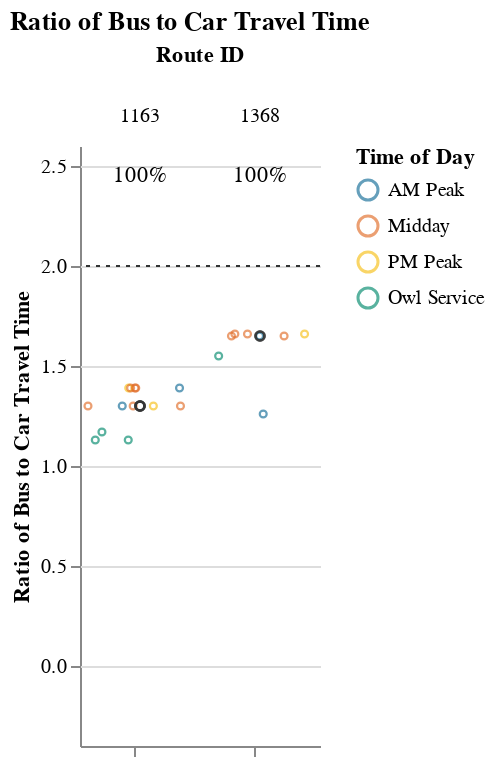
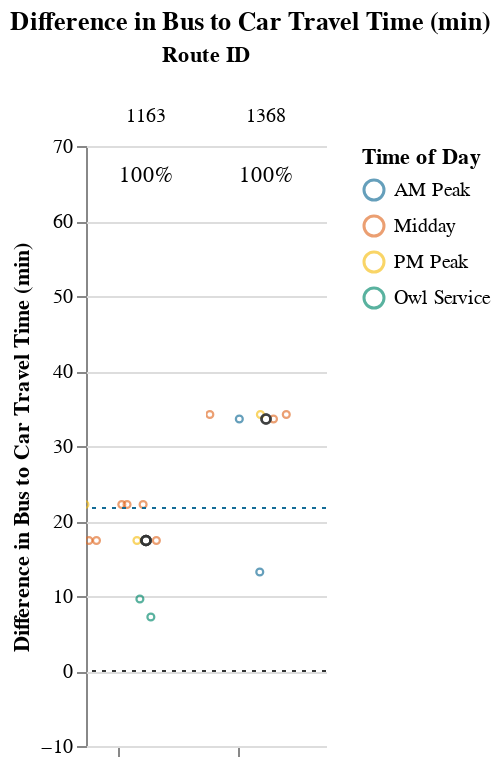

The notebook cell these images were saved under, in order:
### Markdown cell above
### Medium Routes (1-1.5 hrs)

### Code cell
route_group = "medium"
try:
    subset_routes, mult, diff  = setup_charts(df, PCT_COMPETITIVE_THRESHOLD, route_group)
    if len(subset_routes) > 0:
        display(
            Markdown(
                f"{CAPTIONS_DICT[route_group]}"
                "Within each route group, routes are sorted in descending order "
                "by % competitive trips and # trips below the additional time cut-off."
            )
        )

        display(mult)
        display(diff)
except:
    print("No routes meet this criteria.")

### Figure 1 — Vega-Lite specification as saved in the notebook (floating-point values rounded to 4 significant figures)
{"config": {"view": {"continuousWidth": 400, "continuousHeight": 300, "stroke": null}, "facet": {"spacing": 0}}, "data": {"name": "data-c781606b54b657be4a36895546bd8471"}, "facet": {"column": {"field": "route_id", "sort": ["1163", "1368"], "title": "Route ID", "type": "nominal"}}, "spec": {"layer": [{"mark": {"type": "point", "opacity": 0.65, "size": 12, "strokeWidth": 1.1}, "encoding": {"color": {"field": "time_of_day", "scale": {"range": ["#136C97", "#E16B26", "#F6BF16", "#00896B", "#7790A3", "#5B559C"]}, "sort": ["AM Peak", "Midday", "PM Peak", "Owl Service"], "title": "Time of Day", "type": "nominal"}, "tooltip": [{"field": "route_id", "type": "nominal"}, {"field": "trip_id", "type": "nominal"}, {"field": "service_hours", "type": "quantitative"}, {"field": "car_duration_hours", "type": "quantitative"}, {"field": "bus_multiplier", "type": "quantitative"}, {"field": "bus_difference", "type": "quantitative"}, {"field": "num_trips", "type": "quantitative"}, {"field": "num_competitive", "type": "quantitative"}, {"field": "pct_trips_competitive", "type": "quantitative"}, {"field": "p25", "type": "quantitative"}, {"field": "p50", "type": "quantitative"}, {"field": "p75", "type": "quantitative"}], "x": {"axis": {"grid": false, "labels": false, "ticks": true, "values": [0]}, "field": "jitter", "scale": {}, "title": null, "type": "quantitative"}, "y": {"field": "bus_multiplier", "scale": {"domain": [-0.25, 2.5]}, "title": "Ratio of Bus to Car Travel Time", "type": "quantitative"}}, "selection": {"selector003": {"type": "interval", "bind": "scales", "encodings": ["x", "y"]}}, "transform": [{"calculate": "sqrt(-2*log(random()))*cos(2*PI*random())", "as": "jitter"}], "width": 60}, {"layer": [{"mark": {"type": "point", "opacity": 0.6, "size": 20, "strokeWidth": 1.3}, "encoding": {"color": {"value": "#323434"}, "y": {"field": "bus_multiplier", "type": "quantitative"}}, "transform": [{"filter": "(datum.p50_trip === 1)"}]}, {"mark": {"type": "rule", "strokeDash": [2, 3]}, "encoding": {"color": {"value": "#323434"}, "y": {"field": "cutoff", "type": "quantitative"}}}, {"mark": {"type": "text", "align": "center", "baseline": "middle"}, "encoding": {"color": {"value": "black"}, "text": {"field": "pct_trips_competitive", "format": ".0%", "type": "quantitative"}, "tooltip": [{"field": "route_id", "type": "nominal"}, {"field": "trip_id", "type": "nominal"}, {"field": "service_hours", "type": "quantitative"}, {"field": "car_duration_hours", "type": "quantitative"}, {"field": "bus_multiplier", "type": "quantitative"}, {"field": "bus_difference", "type": "quantitative"}, {"field": "num_trips", "type": "quantitative"}, {"field": "num_competitive", "type": "quantitative"}, {"field": "pct_trips_competitive", "type": "quantitative"}, {"field": "p25", "type": "quantitative"}, {"field": "p50", "type": "quantitative"}, {"field": "p75", "type": "quantitative"}], "x": {"value": 30}, "y": {"value": 15}}, "transform": [{"calculate": "sqrt(-2*log(random()))*cos(2*PI*random())", "as": "jitter"}, {"filter": "(datum.fastest_trip === 1)"}]}]}]}, "resolve": {"scale": {"y": "shared"}}, "title": "Ratio of Bus to Car Travel Time", "$schema": "https://vega.github.io/schema/vega-lite/v4.17.0.json", "datasets": {"data-c781606b54b657be4a36895546bd8471": [{"calitp_itp_id": 146, "trip_key": 5211490308251541962, "trip_id": "t_2002771_b_33402_tn_0", "shape_id": "p_3036", "route_id": "1163", "service_hours": 1.08, "trip_first_departure_ts": 75600, "trip_last_arrival_ts": 79500, "departure_hour": 21, "time_of_day": "Owl Service", "p25": 1.25, "p50": 1.25, "p75": 1.33, "p50_trip": 0, "fastest_trip": 1, "car_duration_hours": 0.96, "competitive_route": 1, "bus_multiplier": 1.13, "bus_difference": 7.2, "num_trips": 13, "num_competitive": 13, "pct_trips_competitive": 1.0, "bus_difference_spread": 15.0, "route_group": "medium", "max_trip_hrs": 1.33, "max_trip_route_group": 1.45, "name": "Kern County", "caltrans_district": "06 - Fresno", "drmt_organization_name": null, "cutoff2": 21.75, "cutoff": 2}, {"calitp_itp_id": 146, "trip_key": 6782577905836505620, "trip_id": "t_2002770_b_33402_tn_0", "shape_id": "p_3036", "route_id": "1163", "service_hours": 1.08, "trip_first_departure_ts": 72000, "trip_last_arrival_ts": 75900, "departure_hour": 20, "time_of_day": "Owl Service", "p25": 1.25, "p50": 1.25, "p75": 1.33, "p50_trip": 0, "fastest_trip": 0, "car_duration_hours": 0.96, "competitive_route": 1, "bus_multiplier": 1.13, "bus_difference": 7.2, "num_trips": 13, "num_competitive": 13, "pct_trips_competitive": 1.0, "bus_difference_spread": 15.0, "route_group": "medium", "max_trip_hrs": 1.33, "max_trip_route_group": 1.45, "name": "Kern County", "caltrans_district": "06 - Fresno", "drmt_organization_name": null, "cutoff2": 21.75, "cutoff": 2}, {"calitp_itp_id": 146, "trip_key": -6591421217914379953, "trip_id": "t_559714_b_33402_tn_0", "shape_id": "p_3013", "route_id": "1163", "service_hours": 1.12, "trip_first_departure_ts": 21000, "trip_last_arrival_ts": 25020, "departure_hour": 5, "time_of_day": "Owl Service", "p25": 1.25, "p50": 1.25, "p75": 1.33, "p50_trip": 0, "fastest_trip": 0, "car_duration_hours": 0.96, "competitive_route": 1, "bus_multiplier": 1.17, "bus_difference": 9.6, "num_trips": 13, "num_competitive": 13, "pct_trips_competitive": 1.0, "bus_difference_spread": 15.0, "route_group": "medium", "max_trip_hrs": 1.33, "max_trip_route_group": 1.45, "name": "Kern County", "caltrans_district": "06 - Fresno", "drmt_organization_name": null, "cutoff2": 21.75, "cutoff": 2}, {"calitp_itp_id": 146, "trip_key": 4295720859202590599, "trip_id": "t_2002779_b_33402_tn_0", "shape_id": "p_3034", "route_id": "1163", "service_hours": 1.25, "trip_first_departure_ts": 39600, "trip_last_arrival_ts": 44100, "departure_hour": 11, "time_of_day": "Midday", "p25": 1.25, "p50": 1.25, "p75": 1.33, "p50_trip": 1, "fastest_trip": 0, "car_duration_hours": 0.96, "competitive_route": 1, "bus_multiplier": 1.3, "bus_difference": 17.4, "num_trips": 13, "num_competitive": 13, "pct_trips_competitive": 1.0, "bus_difference_spread": 15.0, "route_group": "medium", "max_trip_hrs": 1.33, "max_trip_route_group": 1.45, "name": "Kern County", "caltrans_district": "06 - Fresno", "drmt_organization_name": null, "cutoff2": 21.75, "cutoff": 2}, {"calitp_itp_id": 146, "trip_key": 1567663730242643159, "trip_id": "t_2002778_b_33402_tn_0", "shape_id": "p_3034", "route_id": "1163", "service_hours": 1.25, "trip_first_departure_ts": 26400, "trip_last_arrival_ts": 30900, "departure_hour": 7, "time_of_day": "AM Peak", "p25": 1.25, "p50": 1.25, "p75": 1.33, "p50_trip": 1, "fastest_trip": 0, "car_duration_hours": 0.96, "competitive_route": 1, "bus_multiplier": 1.3, "bus_difference": 17.4, "num_trips": 13, "num_competitive": 13, "pct_trips_competitive": 1.0, "bus_difference_spread": 15.0, "route_group": "medium", "max_trip_hrs": 1.33, "max_trip_route_group": 1.45, "name": "Kern County", "caltrans_district": "06 - Fresno", "drmt_organization_name": null, "cutoff2": 21.75, "cutoff": 2}, {"calitp_itp_id": 146, "trip_key": 8162709824957433861, "trip_id": "t_2002776_b_33402_tn_0", "shape_id": "p_3034", "route_id": "1163", "service_hours": 1.25, "trip_first_departure_ts": 60300, "trip_last_arrival_ts": 64800, "departure_hour": 16, "time_of_day": "Midday", "p25": 1.25, "p50": 1.25, "p75": 1.33, "p50_trip": 1, "fastest_trip": 0, "car_duration_hours": 0.96, "competitive_route": 1, "bus_multiplier": 1.3, "bus_difference": 17.4, "num_trips": 13, "num_competitive": 13, "pct_trips_competitive": 1.0, "bus_difference_spread": 15.0, "route_group": "medium", "max_trip_hrs": 1.33, "max_trip_route_group": 1.45, "name": "Kern County", "caltrans_district": "06 - Fresno", "drmt_organization_name": null, "cutoff2": 21.75, "cutoff": 2}, {"calitp_itp_id": 146, "trip_key": 6060769906077123396, "trip_id": "t_2002772_b_33402_tn_0", "shape_id": "p_3034", "route_id": "1163", "service_hours": 1.25, "trip_first_departure_ts": 53700, "trip_last_arrival_ts": 58200, "departure_hour": 14, "time_of_day": "Midday", "p25": 1.25, "p50": 1.25, "p75": 1.33, "p50_trip": 1, "fastest_trip": 0, "car_duration_hours": 0.96, "competitive_route": 1, "bus_multiplier": 1.3, "bus_difference": 17.4, "num_trips": 13, "num_competitive": 13, "pct_trips_competitive": 1.0, "bus_difference_spread": 15.0, "route_group": "medium", "max_trip_hrs": 1.33, "max_trip_route_group": 1.45, "name": "Kern County", "caltrans_district": "06 - Fresno", "drmt_organization_name": null, "cutoff2": 21.75, "cutoff": 2}, {"calitp_itp_id": 146, "trip_key": 3260627009146915986, "trip_id": "t_2002787_b_33402_tn_0", "shape_id": "p_3034", "route_id": "1163", "service_hours": 1.25, "trip_first_departure_ts": 65700, "trip_last_arrival_ts": 70200, "departure_hour": 18, "time_of_day": "PM Peak", "p25": 1.25, "p50": 1.25, "p75": 1.33, "p50_trip": 1, "fastest_trip": 0, "car_duration_hours": 0.96, "competitive_route": 1, "bus_multiplier": 1.3, "bus_difference": 17.4, "num_trips": 13, "num_competitive": 13, "pct_trips_competitive": 1.0, "bus_difference_spread": 15.0, "route_group": "medium", "max_trip_hrs": 1.33, "max_trip_route_group": 1.45, "name": "Kern County", "caltrans_district": "06 - Fresno", "drmt_organization_name": null, "cutoff2": 21.75, "cutoff": 2}, {"calitp_itp_id": 146, "trip_key": 5015425223725740371, "trip_id": "t_2002775_b_33402_tn_0", "shape_id": "p_3013", "route_id": "1163", "service_hours": 1.33, "trip_first_departure_ts": 54000, "trip_last_arrival_ts": 58800, "departure_hour": 15, "time_of_day": "Midday", "p25": 1.25, "p50": 1.25, "p75": 1.33, "p50_trip": 0, "fastest_trip": 0, "car_duration_hours": 0.96, "competitive_route": 1, "bus_multiplier": 1.39, "bus_difference": 22.2, "num_trips": 13, "num_competitive": 13, "pct_trips_competitive": 1.0, "bus_difference_spread": 15.0, "route_group": "medium", "max_trip_hrs": 1.33, "max_trip_route_group": 1.45, "name": "Kern County", "caltrans_district": "06 - Fresno", "drmt_organization_name": null, "cutoff2": 21.75, "cutoff": 2}, {"calitp_itp_id": 146, "trip_key": -7388566199753428065, "trip_id": "t_2002807_b_33402_tn_0", "shape_id": "p_3013", "route_id": "1163", "service_hours": 1.33, "trip_first_departure_ts": 34200, "trip_last_arrival_ts": 39000, "departure_hour": 9, "time_of_day": "AM Peak", "p25": 1.25, "p50": 1.25, "p75": 1.33, "p50_trip": 0, "fastest_trip": 0, "car_duration_hours": 0.96, "competitive_route": 1, "bus_multiplier": 1.39, "bus_difference": 22.2, "num_trips": 13, "num_competitive": 13, "pct_trips_competitive": 1.0, "bus_difference_spread": 15.0, "route_group": "medium", "max_trip_hrs": 1.33, "max_trip_route_group": 1.45, "name": "Kern County", "caltrans_district": "06 - Fresno", "drmt_organization_name": null, "cutoff2": 21.75, "cutoff": 2}, {"calitp_itp_id": 146, "trip_key": 1987559820588106096, "trip_id": "t_2002777_b_33402_tn_0", "shape_id": "p_3013", "route_id": "1163", "service_hours": 1.33, "trip_first_departure_ts": 66600, "trip_last_arrival_ts": 71400, "departure_hour": 18, "time_of_day": "PM Peak", "p25": 1.25, "p50": 1.25, "p75": 1.33, "p50_trip": 0, "fastest_trip": 0, "car_duration_hours": 0.96, "competitive_route": 1, "bus_multiplier": 1.39, "bus_difference": 22.2, "num_trips": 13, "num_competitive": 13, "pct_trips_competitive": 1.0, "bus_difference_spread": 15.0, "route_group": "medium", "max_trip_hrs": 1.33, "max_trip_route_group": 1.45, "name": "Kern County", "caltrans_district": "06 - Fresno", "drmt_organization_name": null, "cutoff2": 21.75, "cutoff": 2}, {"calitp_itp_id": 146, "trip_key": -1052382042662736337, "trip_id": "t_559741_b_33402_tn_0", "shape_id": "p_3013", "route_id": "1163", "service_hours": 1.33, "trip_first_departure_ts": 59400, "trip_last_arrival_ts": 64200, "departure_hour": 16, "time_of_day": "Midday", "p25": 1.25, "p50": 1.25, "p75": 1.33, "p50_trip": 0, "fastest_trip": 0, "car_duration_hours": 0.96, "competitive_route": 1, "bus_multiplier": 1.39, "bus_difference": 22.2, "num_trips": 13, "num_competitive": 13, "pct_trips_competitive": 1.0, "bus_difference_spread": 15.0, "route_group": "medium", "max_trip_hrs": 1.33, "max_trip_route_group": 1.45, "name": "Kern County", "caltrans_district": "06 - Fresno", "drmt_organization_name": null, "cutoff2": 21.75, "cutoff": 2}, {"calitp_itp_id": 146, "trip_key": 1418610618519928346, "trip_id": "t_559598_b_33402_tn_0", "shape_id": "p_3013", "route_id": "1163", "service_hours": 1.33, "trip_first_departure_ts": 46800, "trip_last_arrival_ts": 51600, "departure_hour": 13, "time_of_day": "Midday", "p25": 1.25, "p50": 1.25, "p75": 1.33, "p50_trip": 0, "fastest_trip": 0, "car_duration_hours": 0.96, "competitive_route": 1, "bus_multiplier": 1.39, "bus_difference": 22.2, "num_trips": 13, "num_competitive": 13, "pct_trips_competitive": 1.0, "bus_difference_spread": 15.0, "route_group": "medium", "max_trip_hrs": 1.33, "max_trip_route_group": 1.45, "name": "Kern County", "caltrans_district": "06 - Fresno", "drmt_organization_name": null, "cutoff2": 21.75, "cutoff": 2}, {"calitp_itp_id": 146, "trip_key": 6856244579133650254, "trip_id": "t_1000771_b_33402_tn_0", "shape_id": "p_3017", "route_id": "1368", "service_hours": 1.08, "trip_first_departure_ts": 27600, "trip_last_arrival_ts": 31500, "departure_hour": 7, "time_of_day": "AM Peak", "p25": 1.397, "p50": 1.42, "p75": 1.43, "p50_trip": 0, "fastest_trip": 1, "car_duration_hours": 0.86, "competitive_route": 1, "bus_multiplier": 1.26, "bus_difference": 13.2, "num_trips": 8, "num_competitive": 8, "pct_trips_competitive": 1.0, "bus_difference_spread": 21.0, "route_group": "medium", "max_trip_hrs": 1.43, "max_trip_route_group": 1.45, "name": "Kern County", "caltrans_district": "06 - Fresno", "drmt_organization_name": null, "cutoff2": 21.75, "cutoff": 2}, {"calitp_itp_id": 146, "trip_key": -534718886449455652, "trip_id": "t_1000772_b_33402_tn_0", "shape_id": "p_899217", "route_id": "1368", "service_hours": 1.33, "trip_first_departure_ts": 21600, "trip_last_arrival_ts": 26400, "departure_hour": 6, "time_of_day": "Owl Service", "p25": 1.397, "p50": 1.42, "p75": 1.43, "p50_trip": 0, "fastest_trip": 0, "car_duration_hours": 0.86, "competitive_route": 1, "bus_multiplier": 1.55, "bus_difference": 28.2, "num_trips": 8, "num_competitive": 8, "pct_trips_competitive": 1.0, "bus_difference_spread": 21.0, "route_group": "medium", "max_trip_hrs": 1.43, "max_trip_route_group": 1.45, "name": "Kern County", "caltrans_district": "06 - Fresno", "drmt_organization_name": null, "cutoff2": 21.75, "cutoff": 2}, {"calitp_itp_id": 146, "trip_key": 1139510109855465168, "trip_id": "t_1000770_b_33402_tn_0", "shape_id": "p_3079", "route_id": "1368", "service_hours": 1.42, "trip_first_departure_ts": 35100, "trip_last_arrival_ts": 40200, "departure_hour": 9, "time_of_day": "AM Peak", "p25": 1.397, "p50": 1.42, "p75": 1.43, "p50_trip": 1, "fastest_trip": 0, "car_duration_hours": 0.86, "competitive_route": 1, "bus_multiplier": 1.65, "bus_difference": 33.6, "num_trips": 8, "num_competitive": 8, "pct_trips_competitive": 1.0, "bus_difference_spread": 21.0, "route_group": "medium", "max_trip_hrs": 1.43, "max_trip_route_group": 1.45, "name": "Kern County", "caltrans_district": "06 - Fresno", "drmt_organization_name": null, "cutoff2": 21.75, "cutoff": 2}, {"calitp_itp_id": 146, "trip_key": 2119666496098928337, "trip_id": "t_1000773_b_33402_tn_0", "shape_id": "p_3079", "route_id": "1368", "service_hours": 1.42, "trip_first_departure_ts": 42300, "trip_last_arrival_ts": 47400, "departure_hour": 11, "time_of_day": "Midday", "p25": 1.397, "p50": 1.42, "p75": 1.43, "p50_trip": 1, "fastest_trip": 0, "car_duration_hours": 0.86, "competitive_route": 1, "bus_multiplier": 1.65, "bus_difference": 33.6, "num_trips": 8, "num_competitive": 8, "pct_trips_competitive": 1.0, "bus_difference_spread": 21.0, "route_group": "medium", "max_trip_hrs": 1.43, "max_trip_route_group": 1.45, "name": "Kern County", "caltrans_district": "06 - Fresno", "drmt_organization_name": null, "cutoff2": 21.75, "cutoff": 2}, {"calitp_itp_id": 146, "trip_key": 5438637202440934147, "trip_id": "t_1000767_b_33402_tn_0", "shape_id": "p_3079", "route_id": "1368", "service_hours": 1.42, "trip_first_departure_ts": 57900, "trip_last_arrival_ts": 63000, "departure_hour": 16, "time_of_day": "Midday", "p25": 1.397, "p50": 1.42, "p75": 1.43, "p50_trip": 1, "fastest_trip": 0, "car_duration_hours": 0.86, "competitive_route": 1, "bus_multiplier": 1.65, "bus_difference": 33.6, "num_trips": 8, "num_competitive": 8, "pct_trips_competitive": 1.0, "bus_difference_spread": 21.0, "route_group": "medium", "max_trip_hrs": 1.43, "max_trip_route_group": 1.45, "name": "Kern County", "caltrans_district": "06 - Fresno", "drmt_organization_name": null, "cutoff2": 21.75, "cutoff": 2}, {"calitp_itp_id": 146, "trip_key": -6187649095625325395, "trip_id": "t_1000769_b_33402_tn_0", "shape_id": "p_3019", "route_id": "1368", "service_hours": 1.43, "trip_first_departure_ts": 48600, "trip_last_arrival_ts": 53760, "departure_hour": 13, "time_of_day": "Midday", "p25": 1.397, "p50": 1.42, "p75": 1.43, "p50_trip": 0, "fastest_trip": 0, "car_duration_hours": 0.86, "competitive_route": 1, "bus_multiplier": 1.66, "bus_difference": 34.2, "num_trips": 8, "num_competitive": 8, "pct_trips_competitive": 1.0, "bus_difference_spread": 21.0, "route_group": "medium", "max_trip_hrs": 1.43, "max_trip_route_group": 1.45, "name": "Kern County", "caltrans_district": "06 - Fresno", "drmt_organization_name": null, "cutoff2": 21.75, "cutoff": 2}, {"calitp_itp_id": 146, "trip_key": 2078968315892729280, "trip_id": "t_1000768_b_33402_tn_0", "shape_id": "p_3019", "route_id": "1368", "service_hours": 1.43, "trip_first_departure_ts": 42360, "trip_last_arrival_ts": 47520, "departure_hour": 11, "time_of_day": "Midday", "p25": 1.397, "p50": 1.42, "p75": 1.43, "p50_trip": 0, "fastest_trip": 0, "car_duration_hours": 0.86, "competitive_route": 1, "bus_multiplier": 1.66, "bus_difference": 34.2, "num_trips": 8, "num_competitive": 8, "pct_trips_competitive": 1.0, "bus_difference_spread": 21.0, "route_group": "medium", "max_trip_hrs": 1.43, "max_trip_route_group": 1.45, "name": "Kern County", "caltrans_district": "06 - Fresno", "drmt_organization_name": null, "cutoff2": 21.75, "cutoff": 2}, {"calitp_itp_id": 146, "trip_key": 8634311857308263290, "trip_id": "t_1000774_b_33402_tn_0", "shape_id": "p_3019", "route_id": "1368", "service_hours": 1.43, "trip_first_departure_ts": 64320, "trip_last_arrival_ts": 69480, "departure_hour": 17, "time_of_day": "PM Peak", "p25": 1.397, "p50": 1.42, "p75": 1.43, "p50_trip": 0, "fastest_trip": 0, "car_duration_hours": 0.86, "competitive_route": 1, "bus_multiplier": 1.66, "bus_difference": 34.2, "num_trips": 8, "num_competitive": 8, "pct_trips_competitive": 1.0, "bus_difference_spread": 21.0, "route_group": "medium", "max_trip_hrs": 1.43, "max_trip_route_group": 1.45, "name": "Kern County", "caltrans_district": "06 - Fresno", "drmt_organization_name": null, "cutoff2": 21.75, "cutoff": 2}]}}

### Figure 2 — Vega-Lite specification as saved in the notebook (floating-point values rounded to 4 significant figures)
{"config": {"view": {"continuousWidth": 400, "continuousHeight": 300, "stroke": null}, "facet": {"spacing": 0}}, "data": {"name": "data-fb2408bf8479a31a89eb019563105634"}, "facet": {"column": {"field": "route_id", "sort": ["1163", "1368"], "title": "Route ID", "type": "nominal"}}, "spec": {"layer": [{"mark": {"type": "point", "opacity": 0.65, "size": 12, "strokeWidth": 1.1}, "encoding": {"color": {"field": "time_of_day", "scale": {"range": ["#136C97", "#E16B26", "#F6BF16", "#00896B", "#7790A3", "#5B559C"]}, "sort": ["AM Peak", "Midday", "PM Peak", "Owl Service"], "title": "Time of Day", "type": "nominal"}, "tooltip": [{"field": "route_id", "type": "nominal"}, {"field": "trip_id", "type": "nominal"}, {"field": "service_hours", "type": "quantitative"}, {"field": "car_duration_hours", "type": "quantitative"}, {"field": "bus_multiplier", "type": "quantitative"}, {"field": "bus_difference", "type": "quantitative"}, {"field": "num_trips", "type": "quantitative"}, {"field": "num_competitive", "type": "quantitative"}, {"field": "pct_trips_competitive", "type": "quantitative"}, {"field": "p25", "type": "quantitative"}, {"field": "p50", "type": "quantitative"}, {"field": "p75", "type": "quantitative"}], "x": {"axis": {"grid": false, "labels": false, "ticks": true, "values": [0]}, "field": "jitter", "scale": {}, "title": null, "type": "quantitative"}, "y": {"field": "bus_difference", "scale": {"domain": [-5, 69.6]}, "title": "Difference in Bus to Car Travel Time (min)", "type": "quantitative"}}, "selection": {"selector004": {"type": "interval", "bind": "scales", "encodings": ["x", "y"]}}, "transform": [{"calculate": "sqrt(-2*log(random()))*cos(2*PI*random())", "as": "jitter"}], "width": 60}, {"layer": [{"mark": {"type": "point", "opacity": 0.6, "size": 20, "strokeWidth": 1.3}, "encoding": {"color": {"value": "#323434"}, "y": {"field": "bus_difference", "type": "quantitative"}}, "transform": [{"filter": "(datum.p50_trip === 1)"}]}, {"mark": {"type": "rule", "strokeDash": [2, 3]}, "encoding": {"color": {"value": "#323434"}, "y": {"field": "cutoff", "type": "quantitative"}}}, {"mark": {"type": "rule", "strokeDash": [2, 3]}, "encoding": {"color": {"value": "#136C97"}, "y": {"field": "cutoff2", "type": "quantitative"}}}, {"mark": {"type": "text", "align": "center", "baseline": "middle"}, "encoding": {"color": {"value": "black"}, "text": {"field": "pct_trips_competitive", "format": ".0%", "type": "quantitative"}, "tooltip": [{"field": "route_id", "type": "nominal"}, {"field": "trip_id", "type": "nominal"}, {"field": "service_hours", "type": "quantitative"}, {"field": "car_duration_hours", "type": "quantitative"}, {"field": "bus_multiplier", "type": "quantitative"}, {"field": "bus_difference", "type": "quantitative"}, {"field": "num_trips", "type": "quantitative"}, {"field": "num_competitive", "type": "quantitative"}, {"field": "pct_trips_competitive", "type": "quantitative"}, {"field": "p25", "type": "quantitative"}, {"field": "p50", "type": "quantitative"}, {"field": "p75", "type": "quantitative"}], "x": {"value": 30}, "y": {"value": 15}}, "transform": [{"calculate": "sqrt(-2*log(random()))*cos(2*PI*random())", "as": "jitter"}, {"filter": "(datum.fastest_trip === 1)"}]}]}]}, "resolve": {"scale": {"y": "shared"}}, "title": "Difference in Bus to Car Travel Time (min)", "$schema": "https://vega.github.io/schema/vega-lite/v4.17.0.json", "datasets": {"data-fb2408bf8479a31a89eb019563105634": [{"calitp_itp_id": 146, "trip_key": 5211490308251541962, "trip_id": "t_2002771_b_33402_tn_0", "shape_id": "p_3036", "route_id": "1163", "service_hours": 1.08, "trip_first_departure_ts": 75600, "trip_last_arrival_ts": 79500, "departure_hour": 21, "time_of_day": "Owl Service", "p25": 1.25, "p50": 1.25, "p75": 1.33, "p50_trip": 0, "fastest_trip": 1, "car_duration_hours": 0.96, "competitive_route": 1, "bus_multiplier": 1.13, "bus_difference": 7.2, "num_trips": 13, "num_competitive": 13, "pct_trips_competitive": 1.0, "bus_difference_spread": 15.0, "route_group": "medium", "max_trip_hrs": 1.33, "max_trip_route_group": 1.45, "name": "Kern County", "caltrans_district": "06 - Fresno", "drmt_organization_name": null, "cutoff2": 21.75, "cutoff": 0}, {"calitp_itp_id": 146, "trip_key": 6782577905836505620, "trip_id": "t_2002770_b_33402_tn_0", "shape_id": "p_3036", "route_id": "1163", "service_hours": 1.08, "trip_first_departure_ts": 72000, "trip_last_arrival_ts": 75900, "departure_hour": 20, "time_of_day": "Owl Service", "p25": 1.25, "p50": 1.25, "p75": 1.33, "p50_trip": 0, "fastest_trip": 0, "car_duration_hours": 0.96, "competitive_route": 1, "bus_multiplier": 1.13, "bus_difference": 7.2, "num_trips": 13, "num_competitive": 13, "pct_trips_competitive": 1.0, "bus_difference_spread": 15.0, "route_group": "medium", "max_trip_hrs": 1.33, "max_trip_route_group": 1.45, "name": "Kern County", "caltrans_district": "06 - Fresno", "drmt_organization_name": null, "cutoff2": 21.75, "cutoff": 0}, {"calitp_itp_id": 146, "trip_key": -6591421217914379953, "trip_id": "t_559714_b_33402_tn_0", "shape_id": "p_3013", "route_id": "1163", "service_hours": 1.12, "trip_first_departure_ts": 21000, "trip_last_arrival_ts": 25020, "departure_hour": 5, "time_of_day": "Owl Service", "p25": 1.25, "p50": 1.25, "p75": 1.33, "p50_trip": 0, "fastest_trip": 0, "car_duration_hours": 0.96, "competitive_route": 1, "bus_multiplier": 1.17, "bus_difference": 9.6, "num_trips": 13, "num_competitive": 13, "pct_trips_competitive": 1.0, "bus_difference_spread": 15.0, "route_group": "medium", "max_trip_hrs": 1.33, "max_trip_route_group": 1.45, "name": "Kern County", "caltrans_district": "06 - Fresno", "drmt_organization_name": null, "cutoff2": 21.75, "cutoff": 0}, {"calitp_itp_id": 146, "trip_key": 4295720859202590599, "trip_id": "t_2002779_b_33402_tn_0", "shape_id": "p_3034", "route_id": "1163", "service_hours": 1.25, "trip_first_departure_ts": 39600, "trip_last_arrival_ts": 44100, "departure_hour": 11, "time_of_day": "Midday", "p25": 1.25, "p50": 1.25, "p75": 1.33, "p50_trip": 1, "fastest_trip": 0, "car_duration_hours": 0.96, "competitive_route": 1, "bus_multiplier": 1.3, "bus_difference": 17.4, "num_trips": 13, "num_competitive": 13, "pct_trips_competitive": 1.0, "bus_difference_spread": 15.0, "route_group": "medium", "max_trip_hrs": 1.33, "max_trip_route_group": 1.45, "name": "Kern County", "caltrans_district": "06 - Fresno", "drmt_organization_name": null, "cutoff2": 21.75, "cutoff": 0}, {"calitp_itp_id": 146, "trip_key": 1567663730242643159, "trip_id": "t_2002778_b_33402_tn_0", "shape_id": "p_3034", "route_id": "1163", "service_hours": 1.25, "trip_first_departure_ts": 26400, "trip_last_arrival_ts": 30900, "departure_hour": 7, "time_of_day": "AM Peak", "p25": 1.25, "p50": 1.25, "p75": 1.33, "p50_trip": 1, "fastest_trip": 0, "car_duration_hours": 0.96, "competitive_route": 1, "bus_multiplier": 1.3, "bus_difference": 17.4, "num_trips": 13, "num_competitive": 13, "pct_trips_competitive": 1.0, "bus_difference_spread": 15.0, "route_group": "medium", "max_trip_hrs": 1.33, "max_trip_route_group": 1.45, "name": "Kern County", "caltrans_district": "06 - Fresno", "drmt_organization_name": null, "cutoff2": 21.75, "cutoff": 0}, {"calitp_itp_id": 146, "trip_key": 8162709824957433861, "trip_id": "t_2002776_b_33402_tn_0", "shape_id": "p_3034", "route_id": "1163", "service_hours": 1.25, "trip_first_departure_ts": 60300, "trip_last_arrival_ts": 64800, "departure_hour": 16, "time_of_day": "Midday", "p25": 1.25, "p50": 1.25, "p75": 1.33, "p50_trip": 1, "fastest_trip": 0, "car_duration_hours": 0.96, "competitive_route": 1, "bus_multiplier": 1.3, "bus_difference": 17.4, "num_trips": 13, "num_competitive": 13, "pct_trips_competitive": 1.0, "bus_difference_spread": 15.0, "route_group": "medium", "max_trip_hrs": 1.33, "max_trip_route_group": 1.45, "name": "Kern County", "caltrans_district": "06 - Fresno", "drmt_organization_name": null, "cutoff2": 21.75, "cutoff": 0}, {"calitp_itp_id": 146, "trip_key": 6060769906077123396, "trip_id": "t_2002772_b_33402_tn_0", "shape_id": "p_3034", "route_id": "1163", "service_hours": 1.25, "trip_first_departure_ts": 53700, "trip_last_arrival_ts": 58200, "departure_hour": 14, "time_of_day": "Midday", "p25": 1.25, "p50": 1.25, "p75": 1.33, "p50_trip": 1, "fastest_trip": 0, "car_duration_hours": 0.96, "competitive_route": 1, "bus_multiplier": 1.3, "bus_difference": 17.4, "num_trips": 13, "num_competitive": 13, "pct_trips_competitive": 1.0, "bus_difference_spread": 15.0, "route_group": "medium", "max_trip_hrs": 1.33, "max_trip_route_group": 1.45, "name": "Kern County", "caltrans_district": "06 - Fresno", "drmt_organization_name": null, "cutoff2": 21.75, "cutoff": 0}, {"calitp_itp_id": 146, "trip_key": 3260627009146915986, "trip_id": "t_2002787_b_33402_tn_0", "shape_id": "p_3034", "route_id": "1163", "service_hours": 1.25, "trip_first_departure_ts": 65700, "trip_last_arrival_ts": 70200, "departure_hour": 18, "time_of_day": "PM Peak", "p25": 1.25, "p50": 1.25, "p75": 1.33, "p50_trip": 1, "fastest_trip": 0, "car_duration_hours": 0.96, "competitive_route": 1, "bus_multiplier": 1.3, "bus_difference": 17.4, "num_trips": 13, "num_competitive": 13, "pct_trips_competitive": 1.0, "bus_difference_spread": 15.0, "route_group": "medium", "max_trip_hrs": 1.33, "max_trip_route_group": 1.45, "name": "Kern County", "caltrans_district": "06 - Fresno", "drmt_organization_name": null, "cutoff2": 21.75, "cutoff": 0}, {"calitp_itp_id": 146, "trip_key": 5015425223725740371, "trip_id": "t_2002775_b_33402_tn_0", "shape_id": "p_3013", "route_id": "1163", "service_hours": 1.33, "trip_first_departure_ts": 54000, "trip_last_arrival_ts": 58800, "departure_hour": 15, "time_of_day": "Midday", "p25": 1.25, "p50": 1.25, "p75": 1.33, "p50_trip": 0, "fastest_trip": 0, "car_duration_hours": 0.96, "competitive_route": 1, "bus_multiplier": 1.39, "bus_difference": 22.2, "num_trips": 13, "num_competitive": 13, "pct_trips_competitive": 1.0, "bus_difference_spread": 15.0, "route_group": "medium", "max_trip_hrs": 1.33, "max_trip_route_group": 1.45, "name": "Kern County", "caltrans_district": "06 - Fresno", "drmt_organization_name": null, "cutoff2": 21.75, "cutoff": 0}, {"calitp_itp_id": 146, "trip_key": -7388566199753428065, "trip_id": "t_2002807_b_33402_tn_0", "shape_id": "p_3013", "route_id": "1163", "service_hours": 1.33, "trip_first_departure_ts": 34200, "trip_last_arrival_ts": 39000, "departure_hour": 9, "time_of_day": "AM Peak", "p25": 1.25, "p50": 1.25, "p75": 1.33, "p50_trip": 0, "fastest_trip": 0, "car_duration_hours": 0.96, "competitive_route": 1, "bus_multiplier": 1.39, "bus_difference": 22.2, "num_trips": 13, "num_competitive": 13, "pct_trips_competitive": 1.0, "bus_difference_spread": 15.0, "route_group": "medium", "max_trip_hrs": 1.33, "max_trip_route_group": 1.45, "name": "Kern County", "caltrans_district": "06 - Fresno", "drmt_organization_name": null, "cutoff2": 21.75, "cutoff": 0}, {"calitp_itp_id": 146, "trip_key": 1987559820588106096, "trip_id": "t_2002777_b_33402_tn_0", "shape_id": "p_3013", "route_id": "1163", "service_hours": 1.33, "trip_first_departure_ts": 66600, "trip_last_arrival_ts": 71400, "departure_hour": 18, "time_of_day": "PM Peak", "p25": 1.25, "p50": 1.25, "p75": 1.33, "p50_trip": 0, "fastest_trip": 0, "car_duration_hours": 0.96, "competitive_route": 1, "bus_multiplier": 1.39, "bus_difference": 22.2, "num_trips": 13, "num_competitive": 13, "pct_trips_competitive": 1.0, "bus_difference_spread": 15.0, "route_group": "medium", "max_trip_hrs": 1.33, "max_trip_route_group": 1.45, "name": "Kern County", "caltrans_district": "06 - Fresno", "drmt_organization_name": null, "cutoff2": 21.75, "cutoff": 0}, {"calitp_itp_id": 146, "trip_key": -1052382042662736337, "trip_id": "t_559741_b_33402_tn_0", "shape_id": "p_3013", "route_id": "1163", "service_hours": 1.33, "trip_first_departure_ts": 59400, "trip_last_arrival_ts": 64200, "departure_hour": 16, "time_of_day": "Midday", "p25": 1.25, "p50": 1.25, "p75": 1.33, "p50_trip": 0, "fastest_trip": 0, "car_duration_hours": 0.96, "competitive_route": 1, "bus_multiplier": 1.39, "bus_difference": 22.2, "num_trips": 13, "num_competitive": 13, "pct_trips_competitive": 1.0, "bus_difference_spread": 15.0, "route_group": "medium", "max_trip_hrs": 1.33, "max_trip_route_group": 1.45, "name": "Kern County", "caltrans_district": "06 - Fresno", "drmt_organization_name": null, "cutoff2": 21.75, "cutoff": 0}, {"calitp_itp_id": 146, "trip_key": 1418610618519928346, "trip_id": "t_559598_b_33402_tn_0", "shape_id": "p_3013", "route_id": "1163", "service_hours": 1.33, "trip_first_departure_ts": 46800, "trip_last_arrival_ts": 51600, "departure_hour": 13, "time_of_day": "Midday", "p25": 1.25, "p50": 1.25, "p75": 1.33, "p50_trip": 0, "fastest_trip": 0, "car_duration_hours": 0.96, "competitive_route": 1, "bus_multiplier": 1.39, "bus_difference": 22.2, "num_trips": 13, "num_competitive": 13, "pct_trips_competitive": 1.0, "bus_difference_spread": 15.0, "route_group": "medium", "max_trip_hrs": 1.33, "max_trip_route_group": 1.45, "name": "Kern County", "caltrans_district": "06 - Fresno", "drmt_organization_name": null, "cutoff2": 21.75, "cutoff": 0}, {"calitp_itp_id": 146, "trip_key": 6856244579133650254, "trip_id": "t_1000771_b_33402_tn_0", "shape_id": "p_3017", "route_id": "1368", "service_hours": 1.08, "trip_first_departure_ts": 27600, "trip_last_arrival_ts": 31500, "departure_hour": 7, "time_of_day": "AM Peak", "p25": 1.397, "p50": 1.42, "p75": 1.43, "p50_trip": 0, "fastest_trip": 1, "car_duration_hours": 0.86, "competitive_route": 1, "bus_multiplier": 1.26, "bus_difference": 13.2, "num_trips": 8, "num_competitive": 8, "pct_trips_competitive": 1.0, "bus_difference_spread": 21.0, "route_group": "medium", "max_trip_hrs": 1.43, "max_trip_route_group": 1.45, "name": "Kern County", "caltrans_district": "06 - Fresno", "drmt_organization_name": null, "cutoff2": 21.75, "cutoff": 0}, {"calitp_itp_id": 146, "trip_key": -534718886449455652, "trip_id": "t_1000772_b_33402_tn_0", "shape_id": "p_899217", "route_id": "1368", "service_hours": 1.33, "trip_first_departure_ts": 21600, "trip_last_arrival_ts": 26400, "departure_hour": 6, "time_of_day": "Owl Service", "p25": 1.397, "p50": 1.42, "p75": 1.43, "p50_trip": 0, "fastest_trip": 0, "car_duration_hours": 0.86, "competitive_route": 1, "bus_multiplier": 1.55, "bus_difference": 28.2, "num_trips": 8, "num_competitive": 8, "pct_trips_competitive": 1.0, "bus_difference_spread": 21.0, "route_group": "medium", "max_trip_hrs": 1.43, "max_trip_route_group": 1.45, "name": "Kern County", "caltrans_district": "06 - Fresno", "drmt_organization_name": null, "cutoff2": 21.75, "cutoff": 0}, {"calitp_itp_id": 146, "trip_key": 1139510109855465168, "trip_id": "t_1000770_b_33402_tn_0", "shape_id": "p_3079", "route_id": "1368", "service_hours": 1.42, "trip_first_departure_ts": 35100, "trip_last_arrival_ts": 40200, "departure_hour": 9, "time_of_day": "AM Peak", "p25": 1.397, "p50": 1.42, "p75": 1.43, "p50_trip": 1, "fastest_trip": 0, "car_duration_hours": 0.86, "competitive_route": 1, "bus_multiplier": 1.65, "bus_difference": 33.6, "num_trips": 8, "num_competitive": 8, "pct_trips_competitive": 1.0, "bus_difference_spread": 21.0, "route_group": "medium", "max_trip_hrs": 1.43, "max_trip_route_group": 1.45, "name": "Kern County", "caltrans_district": "06 - Fresno", "drmt_organization_name": null, "cutoff2": 21.75, "cutoff": 0}, {"calitp_itp_id": 146, "trip_key": 2119666496098928337, "trip_id": "t_1000773_b_33402_tn_0", "shape_id": "p_3079", "route_id": "1368", "service_hours": 1.42, "trip_first_departure_ts": 42300, "trip_last_arrival_ts": 47400, "departure_hour": 11, "time_of_day": "Midday", "p25": 1.397, "p50": 1.42, "p75": 1.43, "p50_trip": 1, "fastest_trip": 0, "car_duration_hours": 0.86, "competitive_route": 1, "bus_multiplier": 1.65, "bus_difference": 33.6, "num_trips": 8, "num_competitive": 8, "pct_trips_competitive": 1.0, "bus_difference_spread": 21.0, "route_group": "medium", "max_trip_hrs": 1.43, "max_trip_route_group": 1.45, "name": "Kern County", "caltrans_district": "06 - Fresno", "drmt_organization_name": null, "cutoff2": 21.75, "cutoff": 0}, {"calitp_itp_id": 146, "trip_key": 5438637202440934147, "trip_id": "t_1000767_b_33402_tn_0", "shape_id": "p_3079", "route_id": "1368", "service_hours": 1.42, "trip_first_departure_ts": 57900, "trip_last_arrival_ts": 63000, "departure_hour": 16, "time_of_day": "Midday", "p25": 1.397, "p50": 1.42, "p75": 1.43, "p50_trip": 1, "fastest_trip": 0, "car_duration_hours": 0.86, "competitive_route": 1, "bus_multiplier": 1.65, "bus_difference": 33.6, "num_trips": 8, "num_competitive": 8, "pct_trips_competitive": 1.0, "bus_difference_spread": 21.0, "route_group": "medium", "max_trip_hrs": 1.43, "max_trip_route_group": 1.45, "name": "Kern County", "caltrans_district": "06 - Fresno", "drmt_organization_name": null, "cutoff2": 21.75, "cutoff": 0}, {"calitp_itp_id": 146, "trip_key": -6187649095625325395, "trip_id": "t_1000769_b_33402_tn_0", "shape_id": "p_3019", "route_id": "1368", "service_hours": 1.43, "trip_first_departure_ts": 48600, "trip_last_arrival_ts": 53760, "departure_hour": 13, "time_of_day": "Midday", "p25": 1.397, "p50": 1.42, "p75": 1.43, "p50_trip": 0, "fastest_trip": 0, "car_duration_hours": 0.86, "competitive_route": 1, "bus_multiplier": 1.66, "bus_difference": 34.2, "num_trips": 8, "num_competitive": 8, "pct_trips_competitive": 1.0, "bus_difference_spread": 21.0, "route_group": "medium", "max_trip_hrs": 1.43, "max_trip_route_group": 1.45, "name": "Kern County", "caltrans_district": "06 - Fresno", "drmt_organization_name": null, "cutoff2": 21.75, "cutoff": 0}, {"calitp_itp_id": 146, "trip_key": 2078968315892729280, "trip_id": "t_1000768_b_33402_tn_0", "shape_id": "p_3019", "route_id": "1368", "service_hours": 1.43, "trip_first_departure_ts": 42360, "trip_last_arrival_ts": 47520, "departure_hour": 11, "time_of_day": "Midday", "p25": 1.397, "p50": 1.42, "p75": 1.43, "p50_trip": 0, "fastest_trip": 0, "car_duration_hours": 0.86, "competitive_route": 1, "bus_multiplier": 1.66, "bus_difference": 34.2, "num_trips": 8, "num_competitive": 8, "pct_trips_competitive": 1.0, "bus_difference_spread": 21.0, "route_group": "medium", "max_trip_hrs": 1.43, "max_trip_route_group": 1.45, "name": "Kern County", "caltrans_district": "06 - Fresno", "drmt_organization_name": null, "cutoff2": 21.75, "cutoff": 0}, {"calitp_itp_id": 146, "trip_key": 8634311857308263290, "trip_id": "t_1000774_b_33402_tn_0", "shape_id": "p_3019", "route_id": "1368", "service_hours": 1.43, "trip_first_departure_ts": 64320, "trip_last_arrival_ts": 69480, "departure_hour": 17, "time_of_day": "PM Peak", "p25": 1.397, "p50": 1.42, "p75": 1.43, "p50_trip": 0, "fastest_trip": 0, "car_duration_hours": 0.86, "competitive_route": 1, "bus_multiplier": 1.66, "bus_difference": 34.2, "num_trips": 8, "num_competitive": 8, "pct_trips_competitive": 1.0, "bus_difference_spread": 21.0, "route_group": "medium", "max_trip_hrs": 1.43, "max_trip_route_group": 1.45, "name": "Kern County", "caltrans_district": "06 - Fresno", "drmt_organization_name": null, "cutoff2": 21.75, "cutoff": 0}]}}
